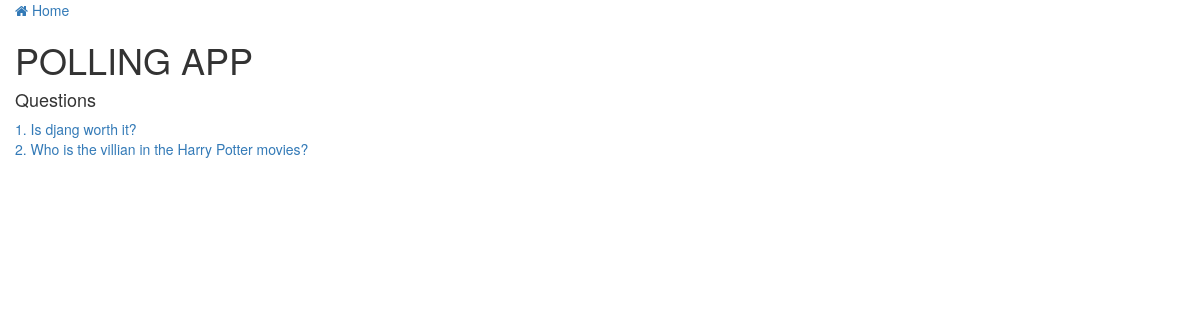
/polls/, run on an earlier commit of the app's database.
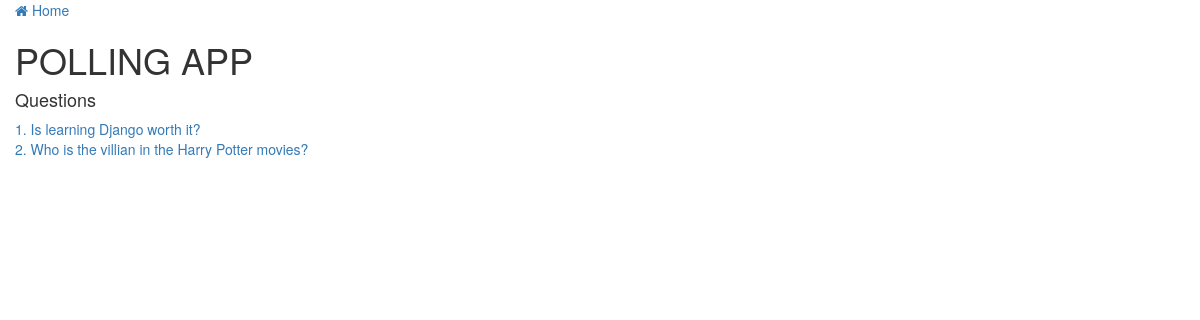
And on a later commit of the database.
### polls/models.py (models this page shows, shortened)
class Question(models.Model):
    question_text = models.CharField(max_length=255)
    pub_date = models.DateTimeField('Date Published')
    class Meta:
        ordering = ['-pub_date', 'question_text', ]

### polls/views.py (the view)
# urls.py: path('', views.IndexView.as_view(), name='index'),
class IndexView(generic.ListView):
    template_name = 'polls/index.html'
    model = models.Question
    def get_queryset(self, *args, **kwargs):
        return self.model.objects.filter(
            pub_date__lte=timezone.now()
        ).exclude(choice__isnull=True).order_by('-pub_date')[:5]

### polls/templates/polls/index.html
{% extends 'base.html' %}
{% block page_main %}
<div class="container-fluid">
    <h1>POLLING APP</h1>
    <h4>Questions</h4>
    <ul class="list-unstyled">
      {% for question in question_list %}
      <li>
        <a href="{% url 'polls:poll-detail' question.id %}">{{ forloop.counter }}. {{ question.question_text }}</a>
      </li>
      {% empty %}
      <p>No polls are available</p>
      {% endfor %}
    </ul>
</div>
{% endblock page_main %}

What changed in the data, as far as the page shows it:
changed Question: question_text "Is djang worth it?" → "Is learning Django worth it?"
